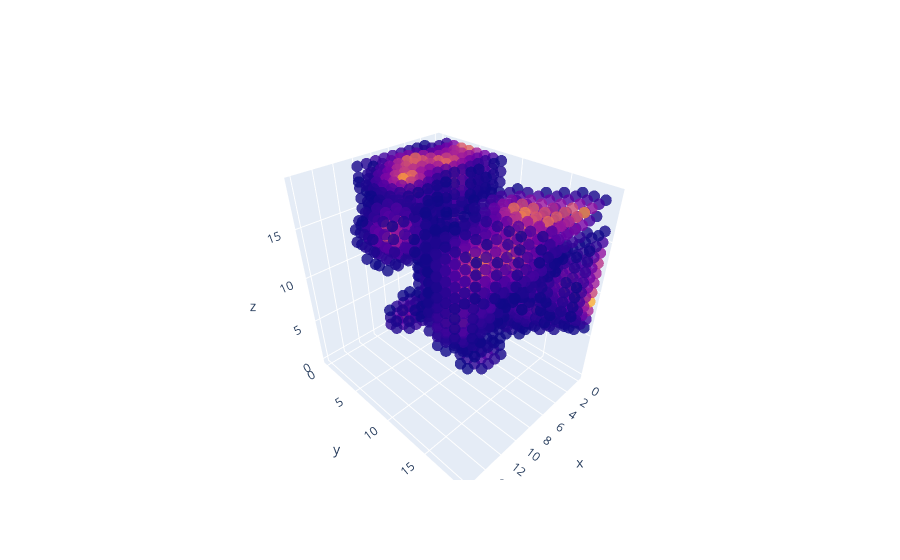

Notebook source saved alongside this figure:
### Markdown cell above
Visualising the 3D structure

### Code cell
from plotly import graph_objs as go
#pip install pythreejs
#pip install plotly
#pip install nbformat

protein = X.copy()

#set all values below 0.05 to 0
protein[protein < 0.05] = 0

#plot all carbon atoms (channel 0)
x = protein[:,:,:,1].nonzero()[0]
y = protein[:,:,:,1].nonzero()[1]
z = protein[:,:,:,1].nonzero()[2]

#set alpha accoridng to value
alpha = protein[:,:,:,1][x,y,z]


fig = go.Figure(data=[go.Scatter3d(x=x, y=y, z=z, mode='markers', marker=dict(size=4, color=alpha, opacity=0.8))])
# Show the plot
fig.show()

### Figure 1 — Plotly figure (JSON) as saved in the notebook; plotly's stock layout.template omitted (floating-point values rounded to 4 significant figures; data arrays with more than 128 entries replaced by an {"elided": "..."} marker saying what was removed)
{"data": [{"marker": {"color": {"elided": "2599 float values"}, "opacity": 0.8, "size": 4}, "mode": "markers", "type": "scatter3d", "x": {"elided": "2599 int values"}, "y": {"elided": "2599 int values"}, "z": {"elided": "2599 int values"}}], "layout": {}}
